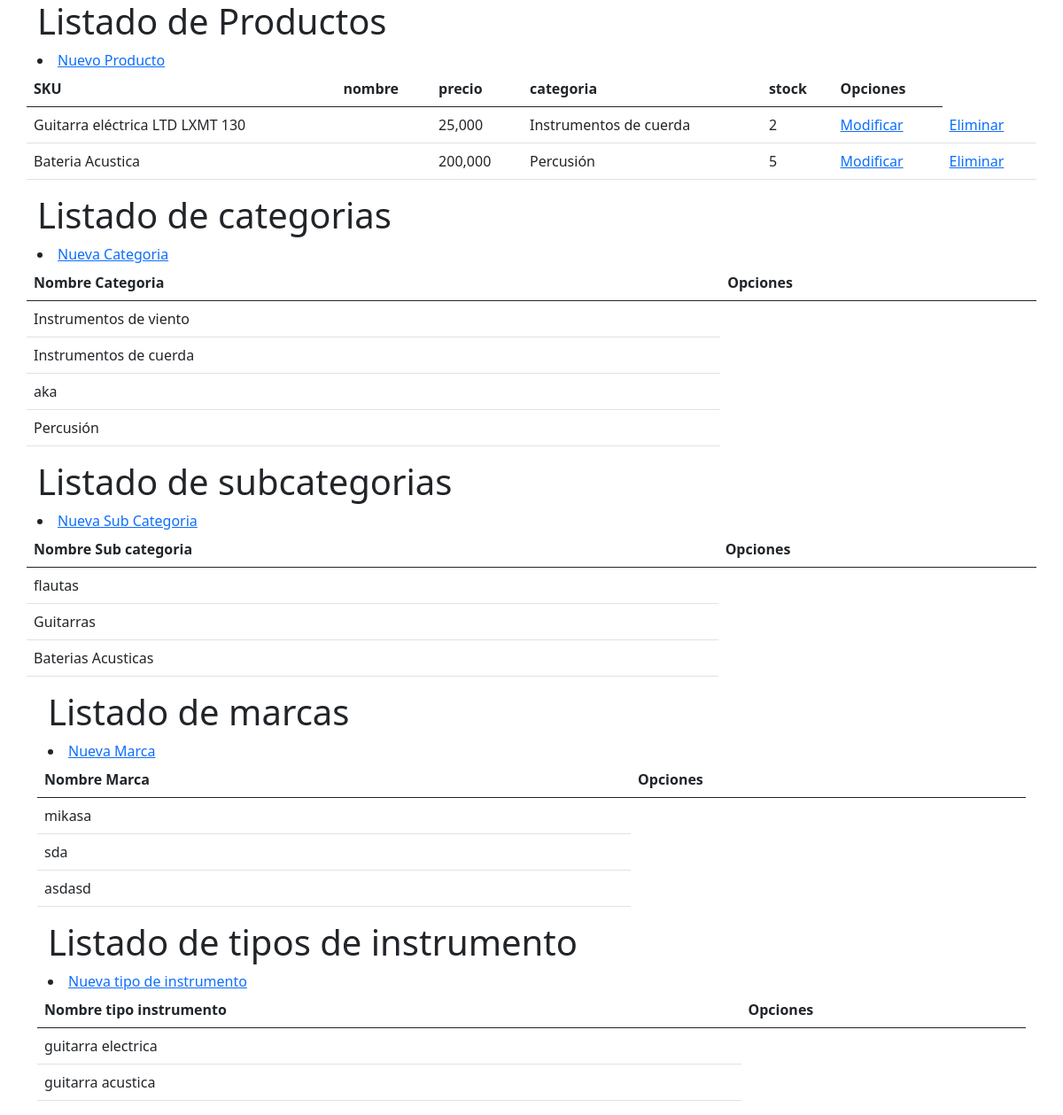
Page /crud on the earlier database version.
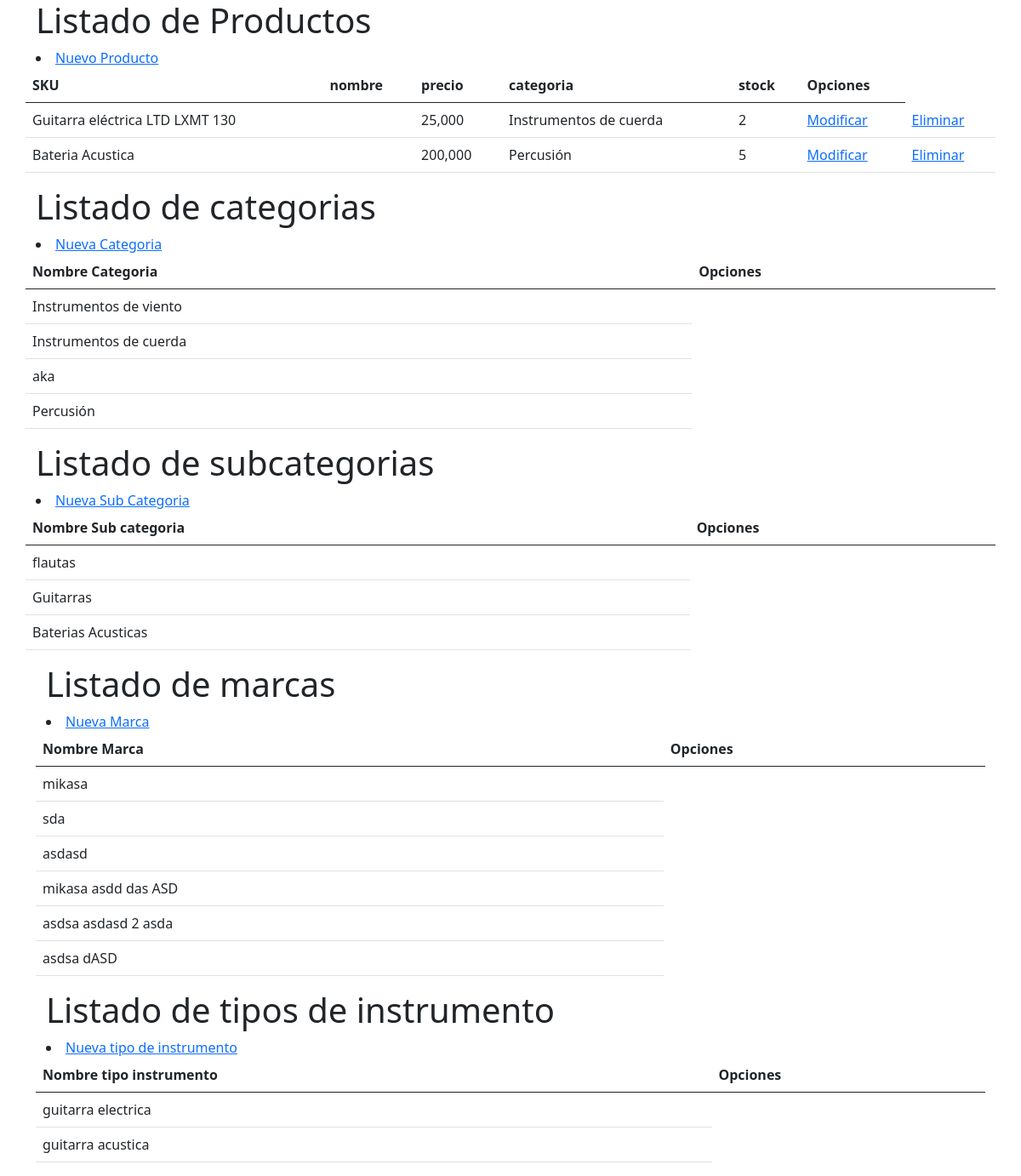
Same page on the later database version.
### app/models.py (models this page shows, shortened)
class Producto(models.Model):
    SKU = models.IntegerField(primary_key=True, verbose_name='SKU')
    nombreProducto =  models.CharField(max_length=80 ,verbose_name='nombre', unique=True)
    slug = models.CharField(max_length=100)
    descripcion = models.TextField(verbose_name='descripcion')
    precio = models.IntegerField(verbose_name='precio')
    imagen=models.ImageField(upload_to='img/productos' , null=True)
    stock = models.IntegerField(verbose_name='stock')
    categoria= models.ForeignKey(Categoria,on_delete=models.CASCADE, )
    subcategoria= models.ForeignKey(SubCategoria,on_delete=models.CASCADE)
    tipoinstrumento= models.ForeignKey(TipoInstrumento,on_delete=models.CASCADE, blank=True, null=True)
    marca = models.ForeignKey(Marca,on_delete=models.CASCADE)
    is_available = models.BooleanField(default=True)
    create_date = models.DateTimeField(auto_now_add=True)
    modified_date = models.DateTimeField(auto_now=True)

class Categoria(models.Model):
    nombreCategoria = models.CharField(max_length=50,primary_key=True, verbose_name='nombre de la categoria', unique=True)
    descripcion = models.CharField(max_length=255, blank = True)
    slug = models.CharField(max_length=100)
    class Meta:
        verbose_name = 'category'
        verbose_name_plural = 'categories'
    def __str__(self) -> str:
        return self.nombreCategoria

class SubCategoria(models.Model):
    nombreSubCategoria = models.CharField(max_length=50,primary_key=True, verbose_name='nombre subcategoria')
    descripcion = models.CharField(max_length=255, blank = True)
    slug = models.CharField(max_length=100)
    categoria = models.ForeignKey(Categoria, on_delete=models.CASCADE)
    slugcat = AutoSlugField(populate_from='categoria',null=True)
    class Meta:
        verbose_name = 'sub category'
        verbose_name_plural = 'sub categories'

class Marca(models.Model):
    nombreMarca = models.CharField(max_length=50,primary_key=True ,verbose_name='nombre Marca', unique=True)
    descripcion = models.CharField(max_length=255, blank = True)
    slug = models.CharField(max_length=100)

class TipoInstrumento(models.Model):
    nombreTipoInstrumento = models.CharField(max_length=50,primary_key=True ,verbose_name='nombre tipo instrumento', blank=True)
    descripcion = models.CharField(max_length=255, blank = True)
    slug = models.CharField(max_length=100)
    subcategoria = models.ForeignKey(SubCategoria, on_delete=models.CASCADE)

### app/views.py (the view)
# urls.py: path('crud', crud, name="crud"),# INICIO PATH CRUD
def crud (request):
    producto  = Producto.objects.all()
    categoria  = Categoria.objects.all()
    subcat  = SubCategoria.objects.all()
    marca  = Marca.objects.all()
    tipoins  = TipoInstrumento.objects.all()
    contex = {'productos':producto,
              'categorias':categoria,
              'tipoi':tipoins,
              'marcas':marca,
              'subcat':subcat}
    return render(request,'Tcrud/crud.html',contex)

### carts/context_processors.py (called while the page is built)
def counter(request):
    cart_count = 0
    try:
        cart = Cart.objects.filter(cart_id=_cart_id(request))
        cart_items = CartItem.objects.all().filter(cart=cart[:1])
        for cart_item in cart_items:
            cart_count += cart_item.quantity
    except Cart.DoesNotExist:
        cart_count = 0
    return dict(cart_count=cart_count)

### carts/views.py (called while the page is built)
def _cart_id(request):
    cart = request.session.session_key
    if not cart:
        cart= request.session.create()
    return cart

### app/templates/Tcrud/crud.html (shortened to what this page needs)
<!doctype html>
<html lang="en">
  <head>
    <link href="https://cdn.jsdelivr.net/npm/bootstrap@5.0.1/dist/css/bootstrap.min.css" rel="stylesheet">
  </head>
  <body>
    <div class="container">
        <h1>Listado de Productos</h1>
        <li>
          <a href="{%  url 'agreProducto' %}"> Nuevo Producto</a>
        </li>
        <div class="row">
            <table class="table">
              <thead>
                <tr>
                  <th scope="col">SKU</th>
                  <th scope="col">nombre</th>
                  <th scope="col">precio</th>
                  <th scope="col">categoria</th>
                  <th scope="col">stock</th>
                  <th scope="col">Opciones</th>
                </tr>
              </thead>
                <tbody>
                  {% for ve in productos %}
                  <tr>
                    <td>{{ve.nombreProducto}}</td>
                    <td>{{ve.nombre}}</td>
                    <td>{{ve.precio}}</td>
                    <td>{{ve.categoria}}</td>
                    <td>{{ve.stock}}</td>
                    <td><a href="{% url 'Mod_Producto' ve.SKU %}">Modificar</a></td>
                    <td><a href="{% url 'delete_Producto' ve.SKU %}">Eliminar</a></td>
                  </tr>
                  {% endfor %}
                </tbody>
            </table>
        </div>
    </div>
    <div class="container">
        <h1>Listado de categorias</h1>
        <li>
          <a href="{%  url 'agreCategoria' %}"> Nueva Categoria</a>
        </li>
        <div class="row">
            <table class="table">
              <thead>
                <tr>
                  <th scope="col">Nombre Categoria</th>
                  <th scope="col">Opciones</th>
                </tr>
              </thead>
                <tbody>
                  {% for ve in categorias %}
                  <tr>
                    <td>{{ve.nombreCategoria}}</td>
                  </tr>
                  {% endfor %}
                </tbody>
            </table>
        </div>
    </div>
    <div class="container">
      <h1>Listado de subcategorias</h1>
      <li>
        <a href="{%  url 'agreSubcat' %}"> Nueva Sub Categoria</a>
      </li>
      <div class="row">
          <table class="table">
            <thead>
              <tr>
                <th scope="col">Nombre Sub categoria</th>
                <th scope="col">Opciones</th>
              </tr>
            </thead>
              <tbody>
                {% for ve in subcat %}
                <tr>
                  <td>{{ve.nombreSubCategoria}}</td>
                </tr>
                {% endfor %}
              </tbody>
          </table>
      </div>
  </div>
    <div class="container ">
        <div>
    <div class="container">
      <h1>Listado de marcas</h1>
      <li>
        <a href="{%  url 'agreMarca' %}"> Nueva Marca</a>
      </li>
      <div class="row">
          <table class="table">
            <thead>
              <tr>
                <th scope="col">Nombre Marca</th>
                <th scope="col">Opciones</th>
              </tr>
            </thead>
              <tbody>
                {% for ve in marcas %}
                <tr>
                  <td>{{ve.nombreMarca}}</td>
                </tr>
                {% endfor %}
              </tbody>
          </table>
      </div>
  </div>
    <div class="container">
      <h1>Listado de tipos de instrumento</h1>
      <li>
        <a href="{%  url 'agreTipoIns' %}"> Nueva tipo de instrumento</a>
      </li>
      <div class="row">
          <table class="table">
            <thead>
              <tr>
                <th scope="col">Nombre tipo instrumento</th>
                <th scope="col">Opciones</th>
              </tr>
            </thead>
              <tbody>
                {% for ve in tipoi %}
                <tr>
                  <td>{{ve.nombreTipoInstrumento}}</td>
                </tr>
                {% endfor %}
              </tbody>
          </table>
      </div>
  </div>
        </div>
    </div>
  </body>
</html>

Differences in the rows shown:
added Marca: nombreMarca "mikasa asdd das ASD"
added Marca: nombreMarca "asdsa asdasd 2 asda"
added Marca: nombreMarca "asdsa dASD"
